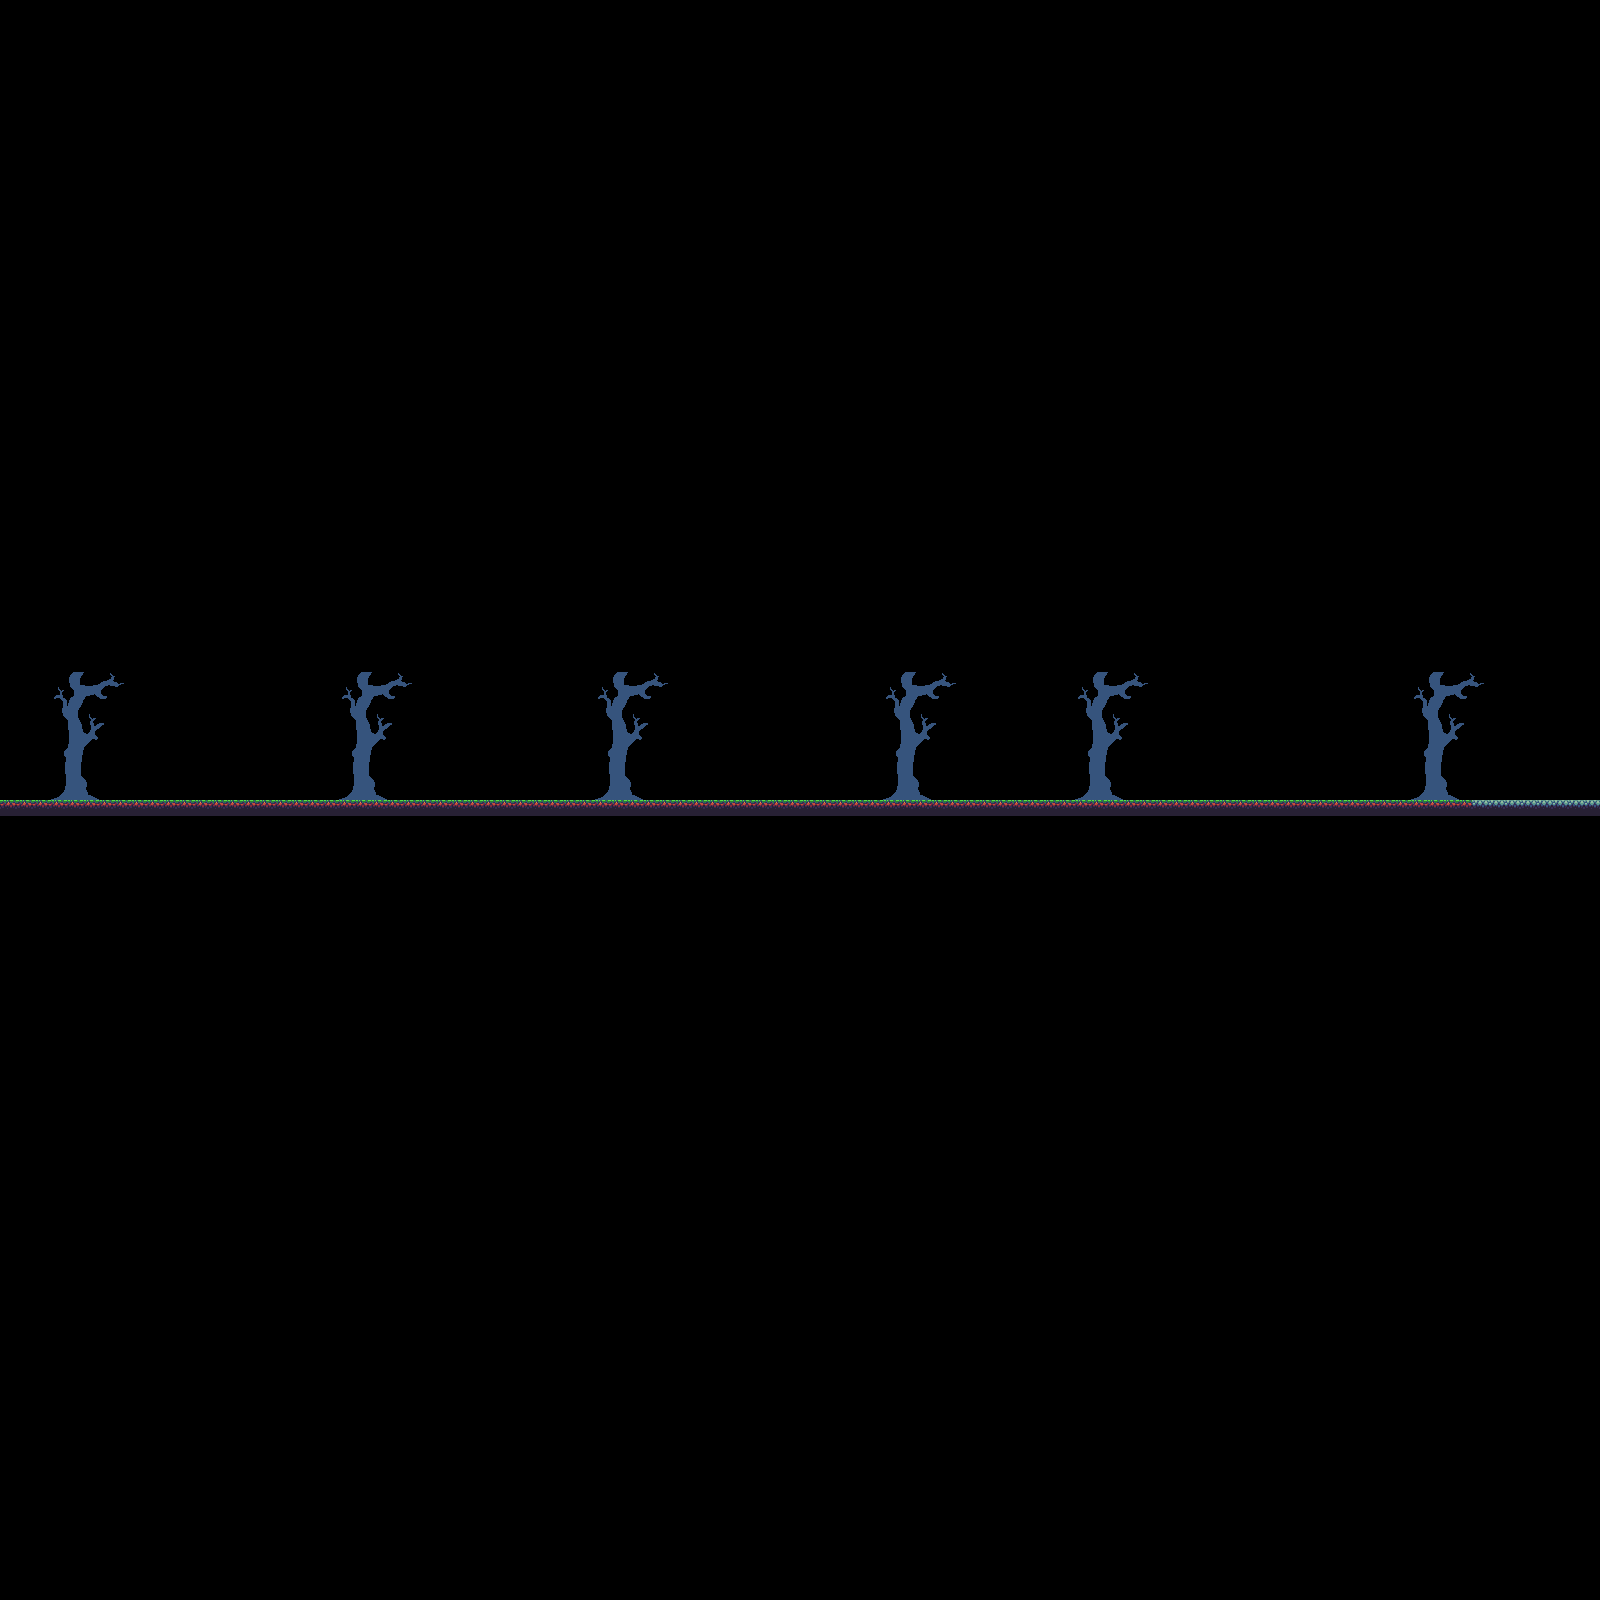

The image is a tile-based game level rendered from a .tmx file. Its description and source (layers, tilesets, objects; grid data summarised) follow:
An orthogonal 100x100 tile map with 16x16 px tiles, 1 tile layer (Tile Layer 1).

<map version="1.0" tiledversion="2017.09.27" orientation="orthogonal" renderorder="right-down" width="100" height="100" tilewidth="16" tileheight="16" infinite="0" nextobjectid="1">
 <tileset firstgid="1" source="ForestTileset.tsx" />
 <layer name="Tile Layer 1" width="100" height="100">
  <data>[10000 cells, 340 non-empty, 42 distinct tile ids]</data>
 </layer>
</map>
